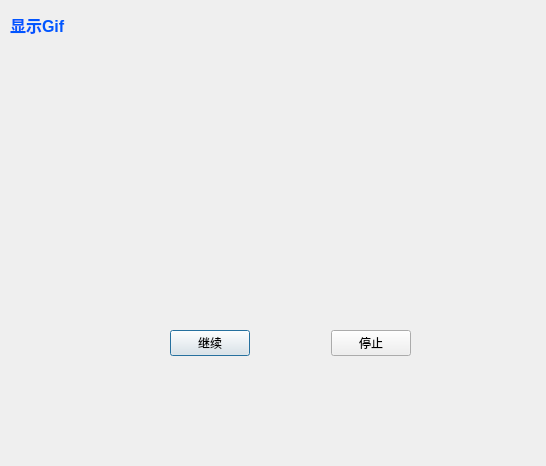
<?xml version="1.0" encoding="UTF-8"?>
<ui version="4.0">
 <class>Gif</class>
 <widget class="QDialog" name="Gif">
  <property name="geometry">
   <rect>
    <x>0</x>
    <y>0</y>
    <width>546</width>
    <height>466</height>
   </rect>
  </property>
  <property name="windowTitle">
   <string>Dialog</string>
  </property>
  <widget class="QLabel" name="label">
   <property name="geometry">
    <rect>
     <x>10</x>
     <y>0</y>
     <width>61</width>
     <height>51</height>
    </rect>
   </property>
   <property name="text">
    <string>&lt;html&gt;&lt;head/&gt;&lt;body&gt;&lt;p&gt;&lt;span style=&quot; font-size:12pt; font-weight:700; color:#0055ff;&quot;&gt;显示Gif&lt;/span&gt;&lt;/p&gt;&lt;/body&gt;&lt;/html&gt;</string>
   </property>
  </widget>
  <widget class="QLabel" name="label_2">
   <property name="geometry">
    <rect>
     <x>30</x>
     <y>50</y>
     <width>441</width>
     <height>231</height>
    </rect>
   </property>
   <property name="text">
    <string/>
   </property>
  </widget>
  <widget class="QWidget" name="">
   <property name="geometry">
    <rect>
     <x>170</x>
     <y>330</y>
     <width>241</width>
     <height>26</height>
    </rect>
   </property>
   <layout class="QHBoxLayout" name="horizontalLayout">
    <item>
     <widget class="QPushButton" name="contineButton">
      <property name="text">
       <string>继续</string>
      </property>
     </widget>
    </item>
    <item>
     <spacer name="horizontalSpacer">
      <property name="orientation">
       <enum>Qt::Horizontal</enum>
      </property>
      <property name="sizeHint" stdset="0">
       <size>
        <width>40</width>
        <height>20</height>
       </size>
      </property>
     </spacer>
    </item>
    <item>
     <widget class="QPushButton" name="stopButton">
      <property name="text">
       <string>停止</string>
      </property>
     </widget>
    </item>
   </layout>
  </widget>
 </widget>
 <resources/>
 <connections/>
</ui>
